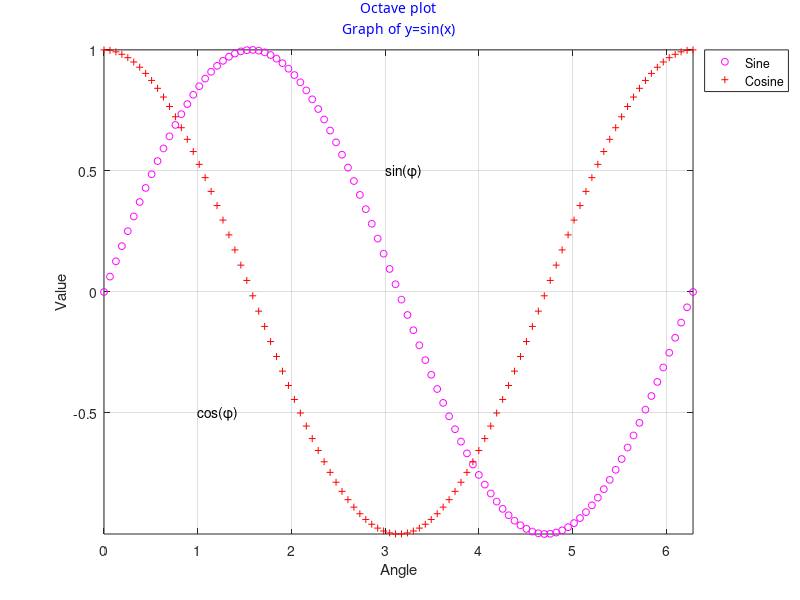

The MATLAB source for this figure:
# Script to plot sine and cosine
#cd /Users/pauline/Documents/Octave
angles=linspace(0,2*pi,100)
y=sin(angles)
figure
clf;
plot(angles,y,'mo','MarkerSize',5, angles,cos(angles),'r+','MarkerSize',5);
    title({'Octave plot' ; 'Graph of y=sin(x)'},
      'FontSize', 10, 'Color', 'b', 'FontWeight', 'normal', 'FontName', 'Monaco')
    xlabel('Angle');
    ylabel('Value');
    legend ({'Sine', 'Cosine'}, 'location', 'northeastoutside');
    text(3,0.5,'sin(\phi)');
    text(1,-0.5,'cos(\phi)');
    grid on;
    axis tight;
print('plot_sinecos.jpg','-djpg','-r300')
